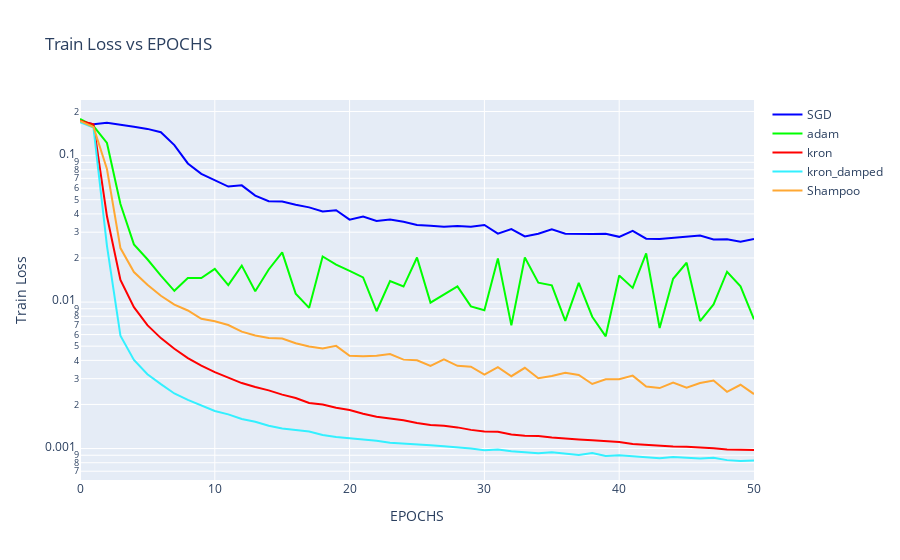
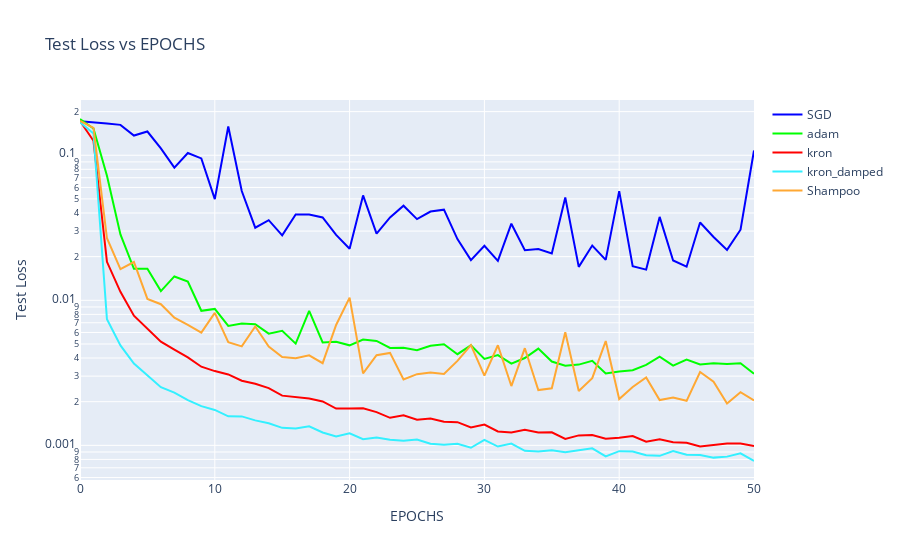
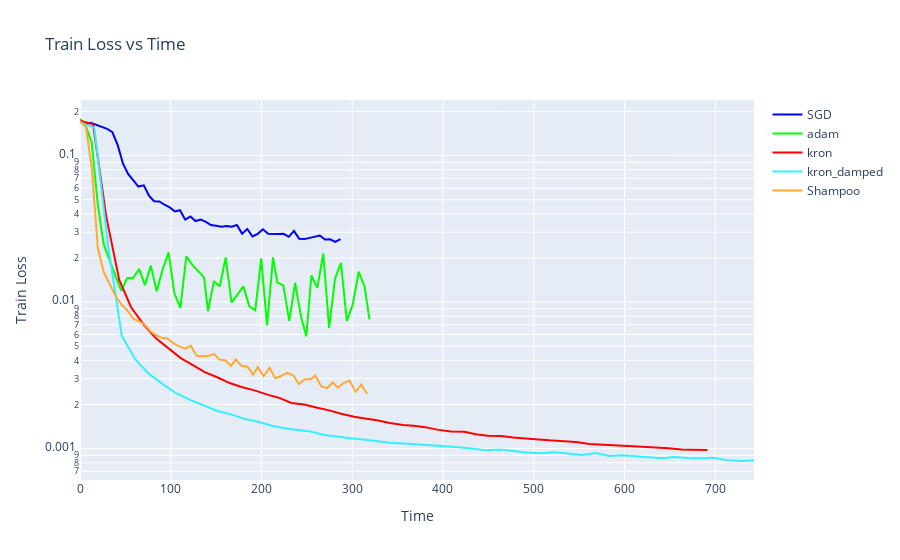
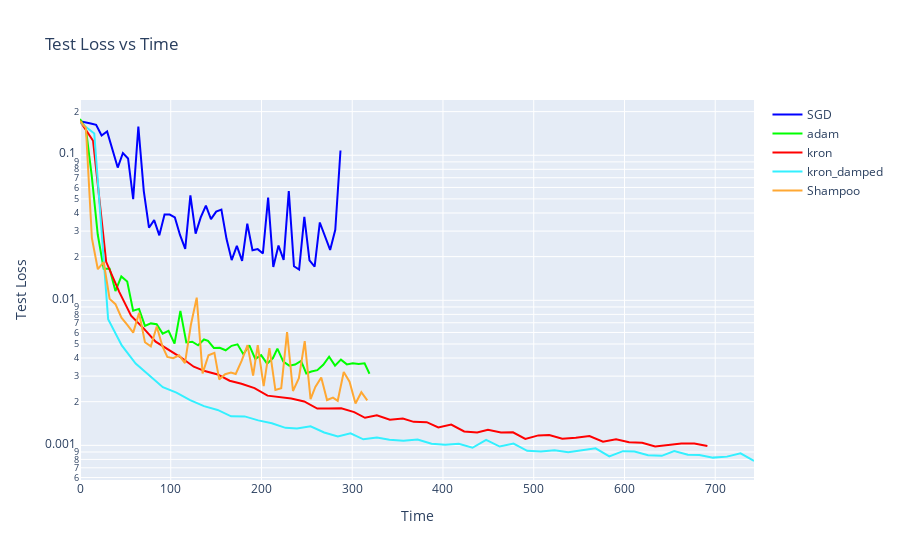

Write notebook code for charts like these, in order.
### Code cell
# plot train_losses vs Iterations
plot_loss_metrics(None,train_losses,'Train Loss vs EPOCHS', 'EPOCHS','Train Loss')
# plot test_losses vs Iterations
plot_loss_metrics(None,test_losses,'Test Loss vs EPOCHS', 'EPOCHS','Test Loss')
# # plot test_losses vs Iterations
plot_loss_metrics(train_times,train_losses,'Train Loss vs Time', 'Time','Train Loss')
# plot test_losses vs Iterations
plot_loss_metrics(test_times,test_losses,'Test Loss vs Time', 'Time','Test Loss')
